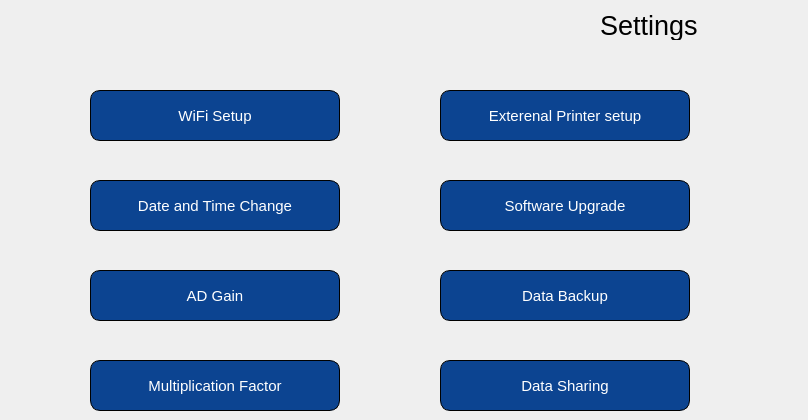
    <widget class="QWidget" name="page_10">
     <widget class="QLabel" name="label_73">
      <property name="geometry">
       <rect>
        <x>600</x>
        <y>10</y>
        <width>141</width>
        <height>30</height>
       </rect>
      </property>
      <property name="font">
       <font>
        <pointsize>20</pointsize>
       </font>
      </property>
      <property name="styleSheet">
       <string notr="true"/>
      </property>
      <property name="text">
       <string>Settings</string>
      </property>
     </widget>
     <widget class="QPushButton" name="pushButton_4">
      <property name="geometry">
       <rect>
        <x>90</x>
        <y>90</y>
        <width>250</width>
        <height>51</height>
       </rect>
      </property>
      <property name="font">
       <font>
        <pointsize>11</pointsize>
       </font>
      </property>
      <property name="styleSheet">
       <string notr="true">QPushButton
{
background-color: rgb(12, 68, 145);
 border: 1px solid black;
     border-radius: 10px;
color: rgb(255, 255, 255);
}</string>
      </property>
      <property name="text">
       <string>WiFi Setup</string>
      </property>
     </widget>
     <widget class="QPushButton" name="pushButton_5">
      <property name="geometry">
       <rect>
        <x>440</x>
        <y>270</y>
        <width>250</width>
        <height>51</height>
       </rect>
      </property>
      <property name="font">
       <font>
        <pointsize>11</pointsize>
       </font>
      </property>
      <property name="styleSheet">
       <string notr="true">QPushButton
{
background-color: rgb(12, 68, 145);
 border: 1px solid black;
     border-radius: 10px;
color: rgb(255, 255, 255);
}</string>
      </property>
      <property name="text">
       <string>Data Backup</string>
      </property>
     </widget>
     <widget class="QPushButton" name="pushButton_7">
      <property name="geometry">
       <rect>
        <x>90</x>
        <y>270</y>
        <width>250</width>
        <height>51</height>
       </rect>
      </property>
      <property name="font">
       <font>
        <pointsize>11</pointsize>
       </font>
      </property>
      <property name="styleSheet">
       <string notr="true">QPushButton
{
background-color: rgb(12, 68, 145);
 border: 1px solid black;
     border-radius: 10px;
color: rgb(255, 255, 255);
}</string>
      </property>
      <property name="text">
       <string>AD Gain</string>
      </property>
     </widget>
     <widget class="QPushButton" name="pushButton_10">
      <property name="geometry">
       <rect>
        <x>90</x>
        <y>180</y>
        <width>250</width>
        <height>51</height>
       </rect>
      </property>
      <property name="font">
       <font>
        <pointsize>11</pointsize>
       </font>
      </property>
      <property name="styleSheet">
       <string notr="true">QPushButton
{
background-color: rgb(12, 68, 145);
 border: 1px solid black;
     border-radius: 10px;
color: rgb(255, 255, 255);
}</string>
      </property>
      <property name="text">
       <string>Date and Time Change</string>
      </property>
     </widget>
     <widget class="QPushButton" name="pushButton_11">
      <property name="geometry">
       <rect>
        <x>440</x>
        <y>180</y>
        <width>250</width>
        <height>51</height>
       </rect>
      </property>
      <property name="font">
       <font>
        <pointsize>11</pointsize>
       </font>
      </property>
      <property name="styleSheet">
       <string notr="true">QPushButton
{
background-color: rgb(12, 68, 145);
 border: 1px solid black;
     border-radius: 10px;
color: rgb(255, 255, 255);
}</string>
      </property>
      <property name="text">
       <string>Software Upgrade</string>
      </property>
     </widget>
     <widget class="QToolButton" name="toolButton_14">
      <property name="geometry">
       <rect>
        <x>738</x>
        <y>0</y>
        <width>61</width>
        <height>61</height>
       </rect>
      </property>
      <property name="font">
       <font>
        <pointsize>11</pointsize>
       </font>
      </property>
      <property name="styleSheet">
       <string notr="true">
border:none;
border-radius:30%;</string>
      </property>
      <property name="text">
       <string/>
      </property>
      <property name="icon">
       <iconset resource="icons.qrc">
        <normaloff>:/img/output-onlinepngtools (3).png</normaloff>:/img/output-onlinepngtools (3).png</iconset>
      </property>
      <property name="iconSize">
       <size>
        <width>50</width>
        <height>50</height>
       </size>
      </property>
     </widget>
     <widget class="QToolButton" name="toolButton">
      <property name="geometry">
       <rect>
        <x>440</x>
        <y>90</y>
        <width>250</width>
        <height>51</height>
       </rect>
      </property>
      <property name="font">
       <font>
        <pointsize>11</pointsize>
       </font>
      </property>
      <property name="styleSheet">
       <string notr="true">QToolButton
{
background-color: rgb(12, 68, 145);
 border: 1px solid black;
     border-radius: 10px;
color: rgb(255, 255, 255);
}</string>
      </property>
      <property name="text">
       <string>Exterenal Printer setup</string>
      </property>
     </widget>
     <widget class="QPushButton" name="pushButton_131">
      <property name="geometry">
       <rect>
        <x>90</x>
        <y>360</y>
        <width>250</width>
        <height>51</height>
       </rect>
      </property>
      <property name="font">
       <font>
        <pointsize>11</pointsize>
       </font>
      </property>
      <property name="styleSheet">
       <string notr="true">QPushButton
{
background-color: rgb(12, 68, 145);
 border: 1px solid black;
     border-radius: 10px;
color: rgb(255, 255, 255);
}</string>
      </property>
      <property name="text">
       <string>Multiplication Factor</string>
      </property>
     </widget>
     <widget class="QPushButton" name="pushButton_134">
      <property name="geometry">
       <rect>
        <x>440</x>
        <y>360</y>
        <width>250</width>
        <height>51</height>
       </rect>
      </property>
      <property name="font">
       <font>
        <pointsize>11</pointsize>
       </font>
      </property>
      <property name="styleSheet">
       <string notr="true">QPushButton
{
background-color: rgb(12, 68, 145);
 border: 1px solid black;
     border-radius: 10px;
color: rgb(255, 255, 255);
}</string>
      </property>
      <property name="text">
       <string>Data Sharing</string>
      </property>
     </widget>
    </widget>
